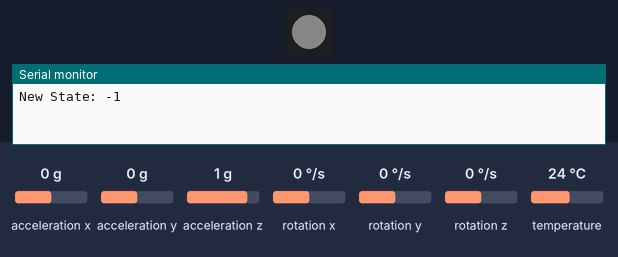
Bench run of a sketch on a simulated ESP32. Parts: 1 RGB LEDs in strip order, left to right, the last lines printed to the serial monitor. The inputs (shaded band) are chosen by the test bench; at power-on: acceleration y 0 g, acceleration z 1 g, acceleration x 0 g, rotation x 0 °/s, rotation y 0 °/s, rotation z 0 °/s, temperature 24 °C. Dim RGB values are drawn brighter than linear.

Above: at 1.7 s.
1.8 s: acceleration y set to 0.8 g
At 3.1 s:
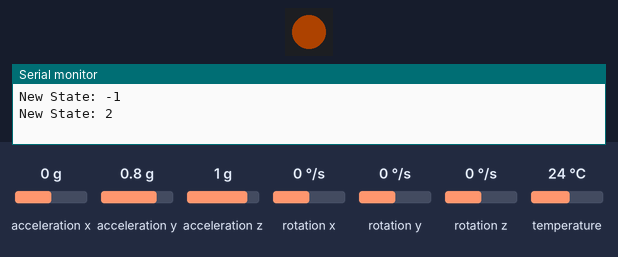
3.7 s: acceleration z set to -0.8 g
At 4.9 s:
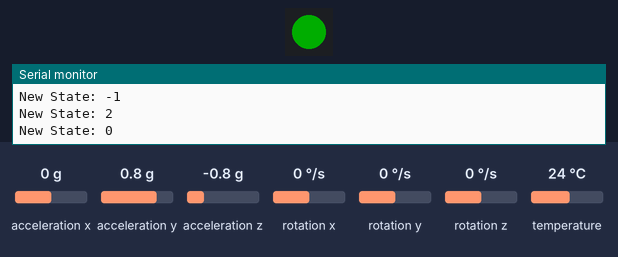
5.6 s: acceleration x set to -1.4 g
At 6.6 s:
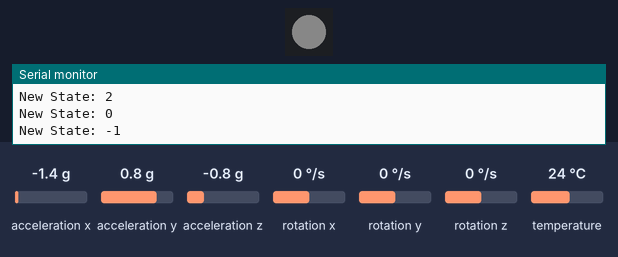
7.5 s: acceleration x set to 0 g
At 8.2 s:
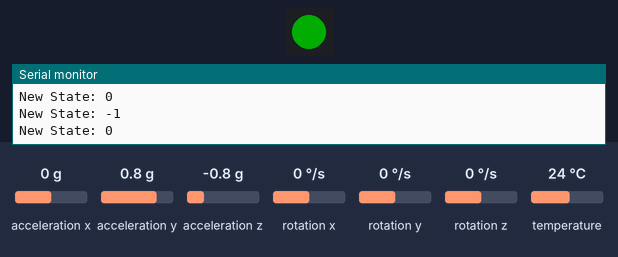
Timing chart, 0 to 10.4 s (numbered marks = the images above; inputs shaded):
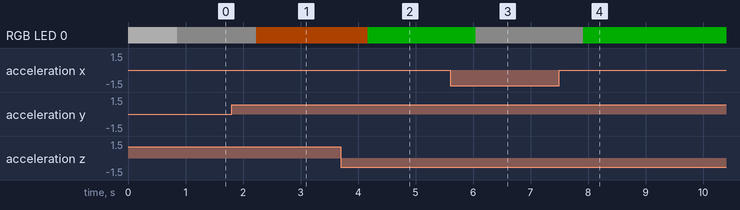

The sketch:

integration_test.ino
```cpp
/*
  Student Tetrahedron — Orientation + NeoPixel Feedback
  Hardware : XIAO MINI ESP32S + MPU6050 + 1 x WS2812B NeoPixel
  changes color of NeoPixel based on orientation:
    0 = I'm good       (GREEN)
    1 = I need help    (RED)
    2 = I need a break (ORANGE)
    3 = I'm ready      (BLUE)
*/

#include <Adafruit_MPU6050.h>
#include <Adafruit_NeoPixel.h>
#include <Adafruit_Sensor.h>
#include <Wire.h>

// ── Configuration ────────────────────────────────────────────────────────────

#define LED_PIN D6
#define NUM_LEDS 1
#define SAMPLES 10
#define DEBOUNCE_COUNT 5

// Magnitude safety gates
#define MIN_MAG 5.0f
#define MAX_MAG 15.0f

Adafruit_MPU6050 mpu;
Adafruit_NeoPixel strip(NUM_LEDS, LED_PIN, NEO_GRB + NEO_KHZ800);

struct Vec3 {
  float x, y, z;
};

// ── Calibrated Face Vectors ──────────────────────────────────────────────────
const Vec3 FACE_VECTORS[4] = {
    {0.494f, 0.040f, -12.610f},  // Face 0: Good (GREEN)
    {-7.802f, -4.533f, 0.600f},  // Face 1: Help (RED)
    {0.720f, 9.341f, 0.913f},    // Face 2: Break (ORANGE)
    {8.239f, -5.002f, 0.883f}    // Face 3: Ready (BLUE)
};

// ── State Variables ──────────────────────────────────────────────────────────
int currentFace = -2;
int candidateFace = -1;
int debounceCount = 0;

// ── Helpers ──────────────────────────────────────────────────────────────────

float magnitude(Vec3 v) { return sqrt(v.x * v.x + v.y * v.y + v.z * v.z); }

float angleDeg(Vec3 a, Vec3 b) {
  float magA = magnitude(a);
  float magB = magnitude(b);
  if (magA < 0.001f || magB < 0.001f) return 180.0f;
  float dot = (a.x * b.x + a.y * b.y + a.z * b.z) / (magA * magB);
  return degrees(acos(constrain(dot, -1.0f, 1.0f)));
}

// Function to update the LED color based on the face index
void setTetraColor(int face) {
  switch (face) {
    case 0:                                            // Good
      strip.setPixelColor(0, strip.Color(0, 255, 0));  // Green
      break;
    case 1:                                            // Help
      strip.setPixelColor(0, strip.Color(255, 0, 0));  // Red
      break;
    case 2:                                              // Break
      strip.setPixelColor(0, strip.Color(255, 100, 0));  // Orange
      break;
    case 3:                                            // Ready
      strip.setPixelColor(0, strip.Color(0, 0, 255));  // Blue
      break;
    case -1:                                            // Rotating / Unstable
      strip.setPixelColor(0, strip.Color(50, 50, 50));  // Dim White/Grey
      break;
    default:
      strip.setPixelColor(0, 0);  // Off
      break;
  }
  strip.show();
}

Vec3 readSmoothed() {
  float sx = 0, sy = 0, sz = 0;
  for (int i = 0; i < SAMPLES; i++) {
    sensors_event_t a, g, temp;
    mpu.getEvent(&a, &g, &temp);
    sx += a.acceleration.x;
    sy += a.acceleration.y;
    sz += a.acceleration.z;
    delay(5);
  }
  return {sx / SAMPLES, sy / SAMPLES, sz / SAMPLES};
}

int detectFace(Vec3 reading) {
  float mag = magnitude(reading);
  if (mag < MIN_MAG || mag > MAX_MAG) return -1;

  int bestFace = -1;
  float minAngle = 180.0f;

  for (int i = 0; i < 4; i++) {
    float angle = angleDeg(reading, FACE_VECTORS[i]);
    if (angle < minAngle) {
      minAngle = angle;
      bestFace = i;
    }
  }
  if (minAngle > 50.0f) return -1;
  return bestFace;
}

// ── Setup ────────────────────────────────────────────────────────────────────

void setup() {
  Serial.begin(115200);
  strip.begin();
  strip.setBrightness(50);  // Set to ~20% to save battery/eyes
  strip.show();

  if (!mpu.begin()) {
    Serial.println("MPU6050 error!");
    while (1);
  }

  mpu.setAccelerometerRange(MPU6050_RANGE_2_G);
  mpu.setFilterBandwidth(MPU6050_BAND_21_HZ);

  // Initial color flash to show it's working
  strip.setPixelColor(0, strip.Color(255, 255, 255));
  strip.show();
  delay(500);
}

// ── Loop ─────────────────────────────────────────────────────────────────────

void loop() {
  Vec3 reading = readSmoothed();
  int detected = detectFace(reading);

  if (detected == candidateFace) {
    debounceCount++;
  } else {
    candidateFace = detected;
    debounceCount = 0;
  }

  // Only update if the orientation has been stable for X samples
  if (debounceCount >= DEBOUNCE_COUNT && detected != currentFace) {
    currentFace = detected;
    Serial.print("New State: ");
    Serial.println(currentFace);
    setTetraColor(currentFace);
  }
}
```

Measured:
- after the input at 1.8 s, RGB LED 0: RGB(9, 9, 9) → RGB(50, 19, 0) after 0.43 s
- after the input at 3.7 s, RGB LED 0: RGB(50, 19, 0) → RGB(0, 50, 0) after 0.47 s
- after the input at 5.6 s, RGB LED 0: RGB(0, 50, 0) → RGB(9, 9, 9) after 0.45 s
- after the input at 7.5 s, RGB LED 0: RGB(9, 9, 9) → RGB(0, 50, 0) after 0.42 s
